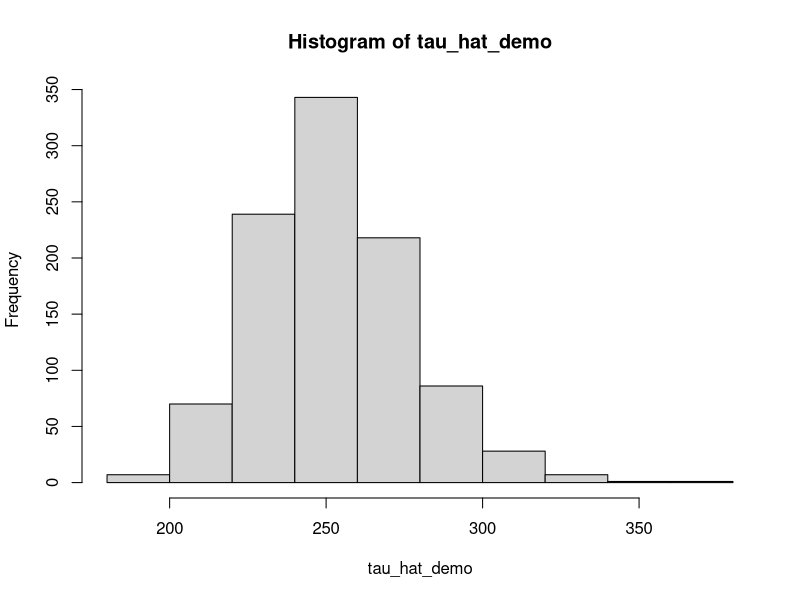

Here is the R script that generated this plot:
## ---- chunk 1
# parameter value
tau <- 250
## ---- chunk 2
# number of simulations to run and estimates of tau hat to return
nRuns <- 1000
## ---- chunk 3
simulate_LP_dist <- function(p_init, p_recap) {
  
  # make sure we get the same numbers every time
  set.seed(4)
  
  # create an empty data frame to hold simulated values
  tau_hat <- vector("numeric", nRuns)  # create a vector to hold 1000 estimates
   
  # simulate data as many times as nRuns
  for(i in 1:nRuns) { 
    
    # no. individuals captured on survey occasion 1
    c1 <- rbinom(1, tau, p_init) 
    # no. unmarked individuals captured on survey occasion 2
    u2 <- rbinom(1, tau - c1, p_init)  
    # no. marked individuals recaptured on survey occasion 2
    r2 <- rbinom(1, c1, p_recap)    
    # total no. individuals captured on survey occasion 2
    c2 <- u2 + r2                   
    
    # calculate estimated abundance via (modified) Lincoln-Peterson
    # put the estimate in the i-th position in the tau_hat vector
    tau_hat[i] <- (c1 * c2) / (r2)
    
  }
  
  # the function will return a vector with 1000 estimates of the population
  return(tau_hat) 

}
## ---- chunk 4
tau_hat_demo <- simulate_LP_dist(p_init = 0.4, p_recap = 0.4)
## ---- chunk 5
head(tau_hat_demo)
## ---- chunk 6
hist(tau_hat_demo)
## ---- chunk 7
## Remember, our true abundance (tau) is 250

# What is the mean of all of our tau_hat estimates?
mean(tau_hat_demo)          # mean of all tau-hat estimates

# On average, how biased are our estimates?
mean(tau_hat_demo) - tau    # bias

# How precise are our estimates?
  # Since this is our sampling distribution, the standard deviation of the data
  # is equivalent to the standard error of the estimate.
sd(tau_hat_demo)            # precision
